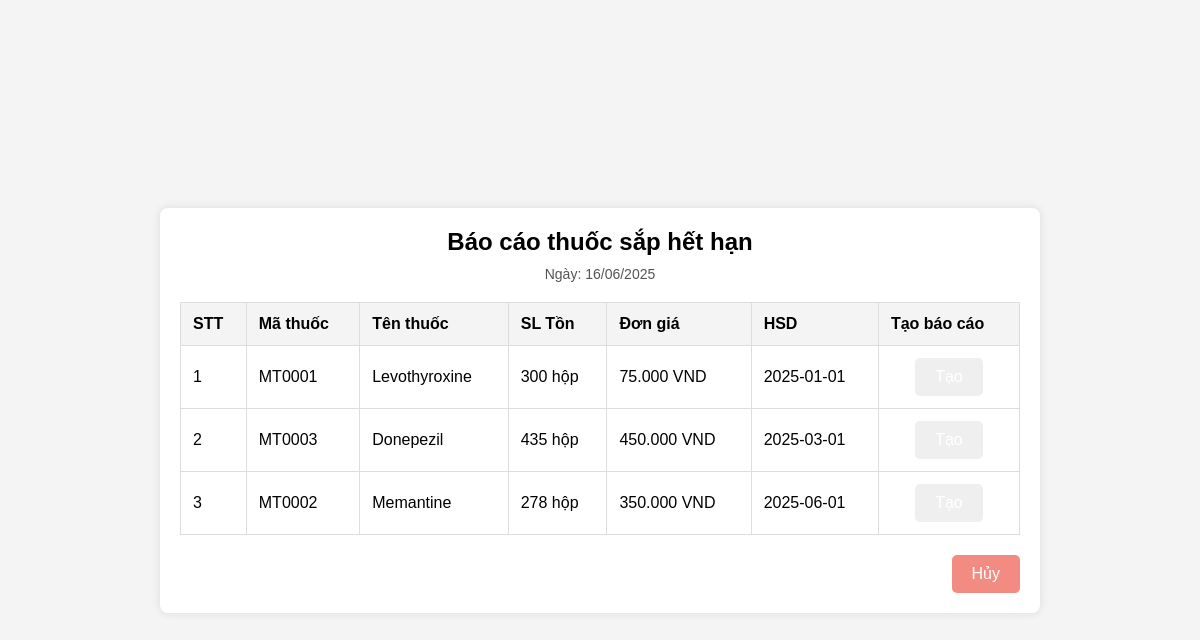
The page /admin/nhathuoc/baoCaoHetHan.php on the database its author committed.
### tables this page shows
CREATE TABLE `thuoc` (
  `maThuoc` varchar(10) NOT NULL,
  `tenThuoc` varchar(100) NOT NULL,
  `soLuong` int(11) NOT NULL,
  `lieuDung` varchar(50) NOT NULL,
  `giaTien` float NOT NULL,
  `ngaySanXuat` date NOT NULL,
  `hanSuDung` date NOT NULL,
  `hinhAnh` varchar(20) NOT NULL
);

### admin/nhathuoc/myclass/clsthuoc.php (the view, shortened to what this page needs)
<?php
        class clsthuoc{
            public function connect() {
                $con = new mysqli("localhost", "root", "", "qlbenhvien");
                $con->set_charset("utf8");
                return $con;
            }
            public function baoCaoHetHan(){
                $link = $this->connect();
                $sql = "SELECT * FROM thuoc order by hanSuDung ASC";
                $result = mysqli_query($link,$sql);
                if ($result->num_rows > 0) {
                    $stt = 1;
                    while ($row = $result->fetch_assoc()) {
                        echo "<tr>";
                        echo "<td>" . $stt++ . "</td>";
                        echo "<td>" . $row['maThuoc'] . "</td>";
                        echo "<td>" . $row['tenThuoc'] . "</td>";
                        echo "<td>" . $row['soLuong'] . " hộp</td>";
                        echo "<td>" . number_format($row['giaTien'], 0, ',', '.') . " VND</td>";
                        echo "<td>" . $row['hanSuDung'] . "</td>";
                        echo '<td style="text-align: center;"><a href="index.php?quanli=thong-tin-het-han&id='.$row['maThuoc'].'" style="color:white;"><button class="button btn-primary">Tạo</button></a></td>';
                        echo "</tr>";
                    }
                } else {
                    echo "<tr><td colspan='7'>Không có dữ liệu</td></tr>";
                }
            }
    }
?>

### admin/nhathuoc/baoCaoHetHan.php (style rules this page uses)
body { font-family: Arial, sans-serif; display: flex; justify-content: center; align-items: center; height: 100vh; margin: 0; background-color: #f4f4f4; }
th, td { padding: 12px; text-align: left; border: 1px solid #ddd; }
.button { padding: 10px 20px; border: none; border-radius: 5px; color: #fff; cursor: pointer; font-size: 16px; }

### rows shown on the page
thuoc: maThuoc "MT0001", tenThuoc "Levothyroxine", soLuong "300", giaTien "75.000", hanSuDung "2025-01-01"
thuoc: maThuoc "MT0003", tenThuoc "Donepezil", soLuong "435", giaTien "450.000", hanSuDung "2025-03-01"
thuoc: maThuoc "MT0002", tenThuoc "Memantine", soLuong "278", giaTien "350.000", hanSuDung "2025-06-01"
